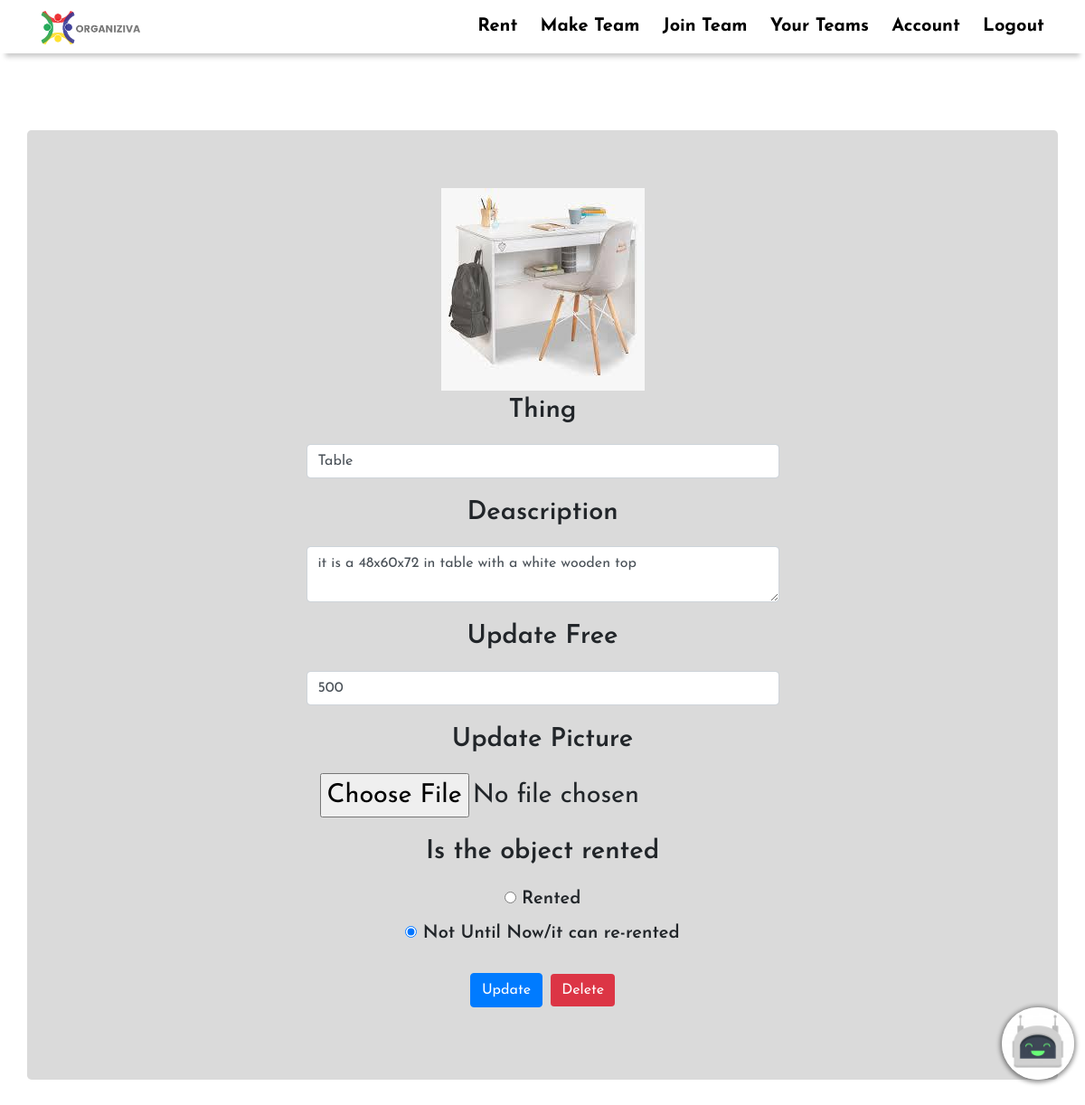
The app's page /1/update (signed in) with its own data.
### Tool/models.py (models this page shows, shortened)
class Rent(db.Model):
    __tablename__ = 'rent'
    id = db.Column(db.Integer , primary_key = True)
    thing = db.Column(db.String)
    description = db.Column(db.String)
    price = db.Column(db.Integer)
    image = db.Column(db.String(64), nullable = False)
    rented = db.Column(db.String, default = 'No')
    userid = db.Column(db.Integer , db.ForeignKey('users.id'))

### app.py (the view)
@app.route('/<rent_id>/update' , methods = ['GET' , 'POST'])
@login_required
def update(rent_id):
    rent = Rent.query.filter_by(id = rent_id).first()
    form = UpdateRent()
    if rent is None:
        abort(404)
    elif  current_user.id != rent.user.id:
        abort(403)
    else:
        pic = rent.image
        if form.validate_on_submit():
            rent.thing = form.thing.data
            rent.description = form.description.data
            rent.price = form.price.data
            rent.rented = form.rent.data
            if form.picture.data is not None:
                id = rent.id
                pic = add_rent_pic(form.picture.data,id)
                rent.image = pic
                db.session.commit()
            flash('Rent Account Updated')
            db.session.commit()
            return redirect(url_for('all_rental'))
        elif request.method == 'GET':
             form.thing.data = rent.thing
             form.description.data = rent.description
             form.price.data = rent.price
             form.rent.data = rent.rented
        image = url_for('static', filename= rent.image)
        return render_template('update.htm' , image = image, rent = rent , form = form , rent_id = rent_id)

### Tool/forms.py
class UpdateRent(FlaskForm):
    thing = StringField('Thing', validators=[DataRequired()])
    description = TextAreaField('Deascription', validators=[DataRequired()])
    picture = FileField('Update Picture', validators=[FileAllowed(['jpg', 'png'])])
    price = IntegerField('Update Free' , validators = [DataRequired()])
    rent = RadioField('Is the object rented', choices=[('Yes','Rented'),('No','Not Until Now/it can re-rented')])
    submit = SubmitField('Update')

### Tool/models.py (called while the page is built)
@login_manager.user_loader
def load_user(user_id):
    return User.query.get(user_id)

### Tool/templates/update.htm (shortened to what this page needs)
{%extends "base.htm"%}
{%block content%}
<br><br><br><br><br><br>
<div class="container jumbotron" id="account">
  <div align='center'>
    <img align = 'center' src="{{image}}" >
  </div>
  <div class="container " align ="center">
    <form method="POST" action = "" enctype="multipart/form-data">
      <div class="form-group">
          {{form.thing.label(class="form-group")}}
          {{form.thing(class="form-control col-md-6")}}
      </div>
      <div class="form-group">
        {{form.description.label(class="form-group")}}
        {{form.description(class="form-control col-md-6")}}
      </div>
      <div class="form-group">
        {{form.price.label(class="form-group")}}
        {{form.price(class="form-control col-md-6")}}
      </div>
      <div class="form-group">
        {{form.picture.label(class="form-group")}}
        {{form.picture(class="form-control-file col-md-6")}}
      </div>
      <div class="form-group">
        {{form.rent.label(class="form-group")}}
        {{form.rent(class = "rent")}}
      </div>
      <div class="form-group">
        {{form.submit(class = 'btn btn-primary')}}
        <button type="button" class = "btn btn-danger" data-toggle = 'modal' data-target = "#del">Delete</button>
      </div>
    </form>
  </div>
</div>
{%endblock%}

### Tool/static/remote.css (style rules this page uses)
html { scroll-behavior: smooth; }
body { font-family: 'Josefin Sans', sans-serif !important; }
button { outline: none !important; border: none !important; }
ul { list-style-type: none !important; padding: 0; }
#account { font-family: 'Josefin Sans', sans-serif; font-weight: 600; font-size: 180%; background-color: rgb(218, 218, 218); }
.rent { font-size: 20px; }
* { margin: 0; padding: 0; box-sizing: border-box; }
* { box-sizing: border-box; }

### records on screen
Rent: thing "Table", description "it is a 48x60x72 in table with a white wooden top", price "500"
